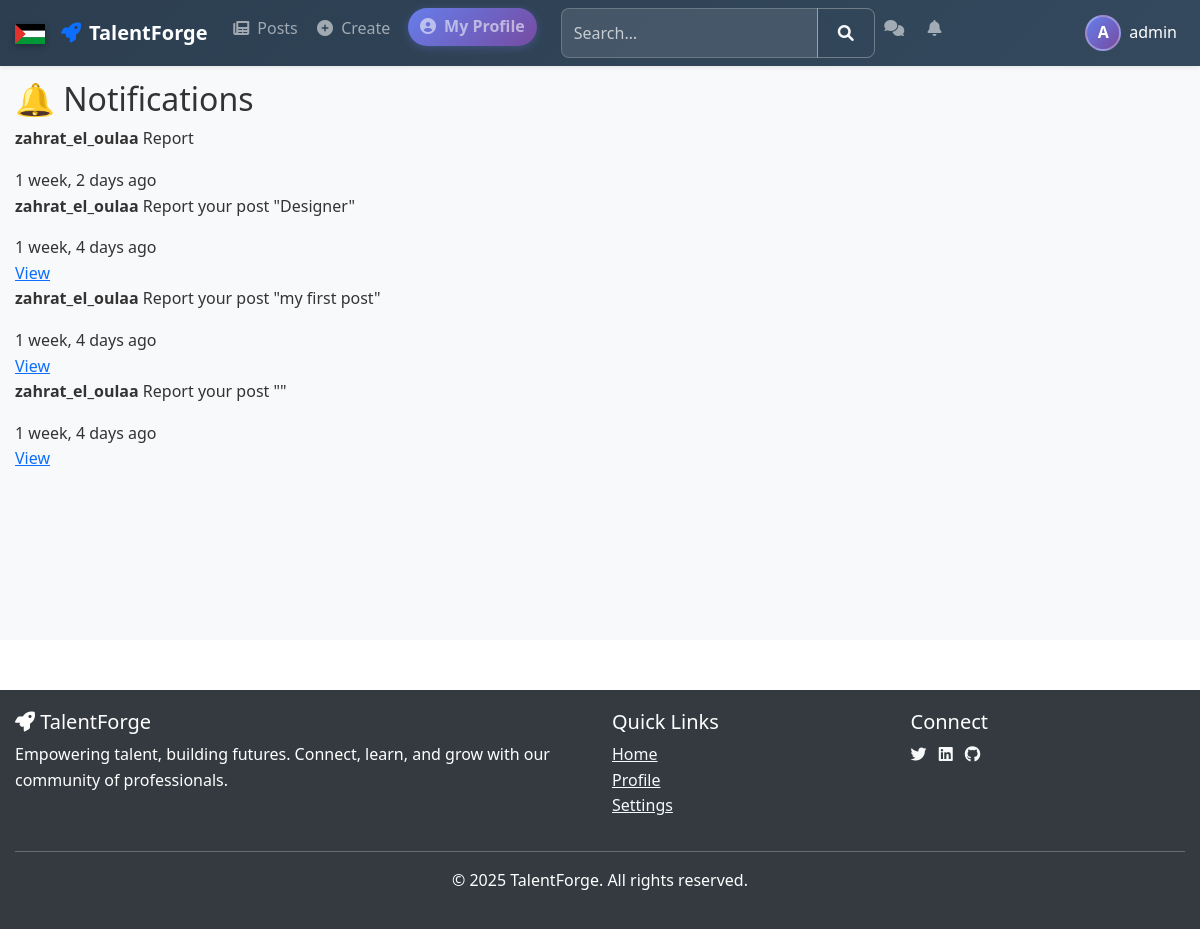
The app's page /posts/notifications/ (signed in) with its own data.
### posts/models.py (models this page shows, shortened)
class Notification(models.Model):
    NOTIFICATION_TYPES = (
        ('like', 'Like'),
        ('comment', 'Comment'),
        ('share', 'Share'),
        ('follow', 'Follow'),
        ('view', 'Profile View'),
        ('report', 'Report'),
    )
    user = models.ForeignKey(User, related_name='notifications', on_delete=models.CASCADE)
    from_user = models.ForeignKey(User, related_name='sent_notifications', on_delete=models.CASCADE)
    notification_type = models.CharField(max_length=10, choices=NOTIFICATION_TYPES)
    post = models.ForeignKey(Post, on_delete=models.CASCADE, null=True, blank=True)
    timestamp = models.DateTimeField(auto_now_add=True)
    is_read = models.BooleanField(default=False)
    class Meta:
        ordering = ['-timestamp']

class Post(models.Model):
    POST_TYPES = [
        ('text', 'Text'),
        ('image', 'Image'),
        ('video', 'Video'),
        ('job', 'Job Offer'),
    ]
    author = models.ForeignKey(User, on_delete=models.CASCADE, related_name='posts')
    type = models.CharField(max_length=10, choices=POST_TYPES)
    title = models.CharField(max_length=200, blank=True, null=True)
    content = models.TextField(blank=True, null=True)
    image = models.ImageField(upload_to='posts/images/', blank=True, null=True)
    video = models.FileField(upload_to='posts/videos/', blank=True, null=True)
    created_at = models.DateTimeField(auto_now_add=True)
    shared_post = models.ForeignKey('self', on_delete=models.CASCADE, null=True, blank=True, related_name='shares')

### posts/views.py (the view)
# urls.py: path('notifications/', views.notifications_view, name='notifications'),
@login_required
def notifications_view(request):
    notifications = Notification.objects.filter(user=request.user).order_by('-timestamp')
    unread_count = notifications.filter(is_read=False).count()
    if request.method == 'GET':
        notifications.update(is_read=True)
    return render(request, 'posts/notifications.html', {
        'notifications': notifications,
        'unread_count': unread_count
    })

### posts/templates/posts/notifications.html (shortened to what this page needs)
{% extends 'base.html' %}
{% load static %}
{% block content %}
<div class="notifications-container">
    <h2>🔔 Notifications</h2>
    {% if notifications %}
        <div class="notifications-list">
            {% for notification in notifications %}
                <div class="notification-item {% if not notification.is_read %}unread{% endif %}">
                    <div class="notification-content">
                        <p>
                            <strong>{{ notification.from_user.username }}</strong>
                            {{ notification.get_notification_type_display }}
                            {% if notification.post %}
                                your post "{{ notification.post.title }}"
                            {% endif %}
                        </p>
                        <span class="notification-time">{{ notification.timestamp|timesince }} ago</span>
                    </div>
                    {% if notification.post %}
                        <a href="{% url 'posts:post_detail' notification.post.pk %}" class="nav-button">
                            View
                        </a>
                    {% endif %}
                </div>
            {% endfor %}
        </div>
    {% else %}
        <p>No notifications yet.</p>
    {% endif %}
</div>
{% endblock %}

### templates/includes/navbar.html (shortened to what this page needs)
<nav class="navbar navbar-expand-lg navbar-dark bg-dark shadow-sm py-2 fixed-top">
    <div class="container">
        <div class="d-flex align-items-center">
            <div class="palestine-flag me-3" aria-label="Drapeau de la Palestine">
                <svg viewBox="0 0 36 24" width="30" height="20" aria-hidden="true">
                    <rect y="0" width="36" height="8" fill="#000"/>
                    <rect y="8" width="36" height="8" fill="#fff"/>
                    <rect y="16" width="36" height="8" fill="#009736"/>
                    <polygon points="0,0 13,12 0,24" fill="#e4312b"/>
                </svg>
            </div>
            <a class="navbar-brand fw-bold d-flex align-items-center" href="{% url 'base:home' %}">
                <i class="fas fa-rocket me-2 text-primary"></i> TalentForge
            </a>
        </div>
        <div class="collapse navbar-collapse" id="navbarNav">
            <ul class="navbar-nav me-auto mt-2 mt-lg-0">
                {% if user.is_authenticated %}
                <li class="nav-item">
                    <a class="nav-link" href="{% url 'posts:post_list' %}">
                        <i class="fas fa-newspaper me-1"></i> Posts
                    </a>
                </li>
                <li class="nav-item">
                    <a class="nav-link" href="{% url 'posts:post_create' %}">
                        <i class="fas fa-plus-circle me-1"></i> Create
                    </a>
                </li>
                <li class="nav-item">
                    <a class="nav-link quick-profile-link" href="/posts/profile/{{ user.username }}/">
                        <i class="fas fa-user-circle me-1"></i> My Profile
                    </a>
                </li>
                <li class="nav-item d-flex align-items-center">
                    <form class="d-flex ms-lg-3 my-2 my-lg-0 search-navbar" method="GET"
                          action="{% url 'posts:search' %}">
                        <div class="input-group">
                            <input type="text" name="q" class="form-control"
                                   placeholder="Search…" value="{{ request.GET.q|default:'' }}">
                            <button class="btn btn-outline-light" type="submit">
                                <i class="fas fa-search"></i>
                            </button>
                        </div>
                    </form>
                </li>
                <li class="nav-item">
                    <a class="nav-link" href="{% url 'posts:messages' %}">
                        <i class="fas fa-comments me-1"></i>
                    </a>
                </li>
                <li class="nav-item">
                    <a class="nav-link" href="{% url 'posts:notifications' %}">
                        <i class="fas fa-bell me-1"></i>
                    </a>
                </li>
                {% endif %}
            </ul>
            <ul class="navbar-nav">
                {% if user.is_authenticated %}
<li class="nav-item dropdown">
    <a
       href="#"
       data-bs-toggle="dropdown"
       aria-expanded="false"
       style="display: flex; align-items: center; gap: 8px; padding: 4px 8px; border-radius: 6px; text-decoration: none; color: white;">
        <div class="user-avatar-container">
            {% if user.userprofile.get_profile_picture %}
                <div style="width: 36px; height: 36px; border-radius: 50%; overflow: hidden; border: 2px solid rgba(255,255,255,0.3);">
                    <img src="{{ user.userprofile.get_profile_picture }}"
                         alt="{{ user.username }}"
                         style="width: 100%; height: 100%; object-fit: cover; display: block;">
                </div>
            {% else %}
                <div style="width: 36px; height: 36px; border-radius: 50%; background: linear-gradient(135deg, #667eea 0%, #764ba2 100%); color: white; display: flex; align-items: center; justify-content: center; font-weight: bold; border: 2px solid rgba(255,255,255,0.3); font-size: 16px;">
                    {{ user.username|first|upper }}
                </div>
            {% endif %}
        </div>
        <span class="username-text">{{ user.username }}</span>
    </a>
                </li>
                {% endif %}
            </ul>
        </div>
    </div>
</nav>

### static/css/main.css (style rules this page uses)
:root { --bg-color: #ffffff; --text-color: #333333; --card-bg: #ffffff; --border-color: #dee2e6; --shadow-color: rgba(0, 0, 0, 0.1); --footer-bg: #343a40; --footer-text: #ffffff; --primary-gradient: linear-gradient(135deg, #667eea 0%, #764ba2 100%); --success-color: #28a745; --danger-color: #dc3545; --warning-color: #ffc107; --info-color: #17a2b8; }
* { box-sizing: border-box; }
body { background-color: var(--bg-color); color: var(--text-color); font-family: 'Segoe UI', Tahoma, Geneva, Verdana, sans-serif; line-height: 1.6; margin: 0; padding: 0; transition: background-color 0.3s ease, color 0.3s ease; }
.container { max-width: 1200px; margin: 0 auto; padding: 0 15px; }
.dropdown { position: relative; display: inline-block; }
.form-control { padding: 10px; border: 1px solid #ddd; border-radius: 5px; }
.btn { border-radius: 5px; padding: 10px 20px; font-weight: 500; transition: all 0.3s ease; }
.form-control { background: var(--bg-color); border: 1px solid var(--border-color); color: var(--text-color); border-radius: 8px; padding: 0.75rem; }

### templates/includes/navbar.html (style rules this page uses)
.navbar { z-index: 1030; background: linear-gradient(135deg, #2c3e50 0%, #34495e 100%) !important; }
.navbar-nav .nav-item .nav-link { padding-left: 0.6rem; padding-right: 0.6rem; font-size: 16px; transition: all 0.3s ease; border-radius: 6px; }
.quick-profile-link { background: linear-gradient(135deg, #667eea 0%, #764ba2 100%) !important; margin: 0 8px; padding: 6px 12px !important; border-radius: 20px !important; font-weight: 600; box-shadow: 0 2px 8px rgba(102, 126, 234, 0.3); transition: all 0.3s ease !important; }
.user-avatar-container { display: flex; align-items: center; }
.username-text { font-weight: 500; color: white; }
.navbar .input-group { min-width: 250px; }
.navbar .form-control { background-color: rgba(255, 255, 255, 0.1); border: 1px solid rgba(255, 255, 255, 0.2); color: white; border-radius: 8px; }
.navbar .form-control::placeholder { color: rgba(255, 255, 255, 0.7); }
.navbar .btn-outline-light { border-color: rgba(255, 255, 255, 0.3); border-radius: 8px; }
.palestine-flag { cursor: pointer; position: relative; display: inline-block; animation: wave 3s ease-in-out infinite; will-change: transform; filter: drop-shadow(0 2px 3px rgba(0,0,0,0.3)); }
.palestine-flag::after { content: "Viva Palestina"; position: absolute; bottom: -35px; left: 50%; transform: translateX(-50%); background: rgba(0, 0, 0, 0.8); color: white; padding: 4px 10px; border-radius: 4px; font-size: 12px; font-weight: bold; white-space: nowrap; opacity: 0; transition: opacity 0.3s; pointer-events: none; z-index: 9999; }

### records on screen
Notification: from_user.username "zahrat_el_oulaa", notification_type "Report", timestamp "1 week, 2 days"
Notification: from_user.username "zahrat_el_oulaa", notification_type "Report", post "Designer", timestamp "1 week, 4 days", shows "View"
Notification: from_user.username "zahrat_el_oulaa", notification_type "Report", post "my first post", timestamp "1 week, 4 days", shows "View"
Notification: from_user.username "zahrat_el_oulaa", notification_type "Report", timestamp "1 week, 4 days", shows "View"

### other values on screen
{{ user.username|first|upper }} "A"
{{ user.username }} "admin"
